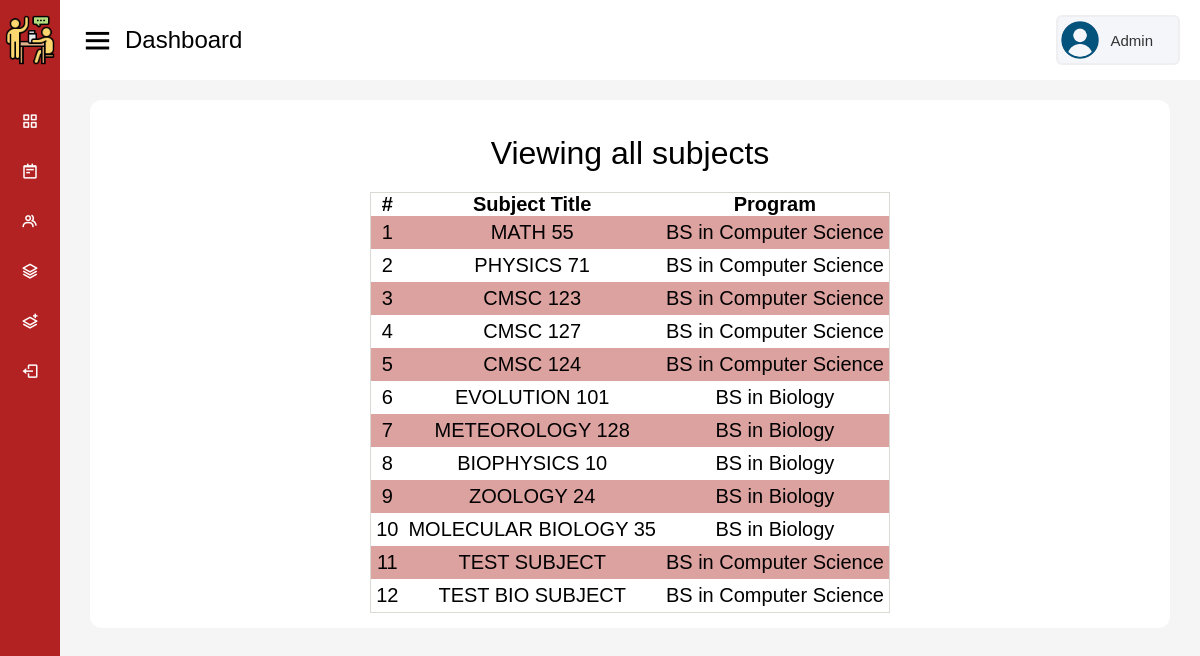
/view-subjects.php (signed in), run on the app's committed database.
### tables this page shows
CREATE TABLE `subject` (
  `subject_id` int(11) NOT NULL,
  `title` varchar(100) NOT NULL,
  `program` varchar(100) NOT NULL
);

### view-subjects.php (the view, shortened to what this page needs)
<?php include("has-session-top.html"); include("server.php");
?>
<div class="sidebar">
    <div class="logo-details">
        <img src="images/tutor.png" alt="banner logo" />
        <span class="logo_name">UP Peer Tutoring</span>
    </div>
    <ul class="nav-links">
        <li>
            <a href="admin-index.php">
                <i class='bx bx-grid-alt' ></i>
                <span class="link_name">Dashboard</span>
            </a>
        </li>
        <li>
            <a href="view-sessions.php">
                <i class='bx bx-notepad' ></i>
                <span class="link_name">View Sessions</span>
            </a>
        </li>
        <li>
            <a href="view-accounts.php">
                <i class='bx bx-group' ></i>
                <span class="link_name">View Accounts</span>
            </a>
        </li>
        <li>
            <a href="view-subjects.php">
                <i class='bx bx-layer' ></i>
                <span class="link_name">View Subjects</span>
            </a>
        </li>
        <li>
            <a href="add-subjects.php">
                <i class='bx bx-layer-plus' ></i>
                <span class="link_name">Add Subjects</span>
            </a>
        </li>
        <li>
            <a href="admin-index.php?admin-logout='1'">
                <i class='bx bx-log-out' ></i>
                <span class="link_name">Logout</span>
            </a>
        </li>
    </ul>
</div>
<section class="home-section">
    <nav>
        <div class="sidebar-button">
           <i class='bx bx-menu sidebarBtn' ></i>
            <span class="dashboard">Dashboard</span>
        </div>
        <div class="profile-details">
            <img src="images/user.png" alt="">
            <span class="user">Admin</span>
        </div>
    </nav>
    <div class="home-content">
        <div class="overview-boxes">
            <div class="box">
                <div class="left-side">
                    <div class="box_topic">
<?php
$query = "SELECT * FROM subject";
$result = mysqli_query($db, $query);
$i = 1;
?>
<table>
<caption>Viewing all subjects</caption>
<tr><th>#</th><th>Subject Title</th><th>Program</th></tr>
<?php
while($row = mysqli_fetch_array($result)){
?>
    <tr><td><?=$i?></td><td><?=$row['title']?></td><td><?=$row['program']?></td></tr>
<?php
    $i++;
}
?>
</table>                    </div>
                </div>
            </div>
        </div>
    </div>
</section>
</body>
</html>

### tutor.css (style rules this page uses)
* { margin: 0; padding: 0; box-sizing: border-box; }
body { min-height: 100vh; width: 100%; font-size: 12pt; font-family: verdana, sans-serif; }
.sidebar { position: fixed; height: 100%; width: 240px; background: #b22222; transition: all 0.5s ease; }
.sidebar .logo-details { height: 80px; width: 100%; display: flex; align-items: center; }
.sidebar .logo-details img { min-width: 50px; margin: 5px; text-align: center; width: 5%; }
.sidebar .logo-details .logo_name { font-size: 24px; font-weight: 700; color: #fff; }
.sidebar .nav-links { margin-top: 16px; }
.sidebar .nav-links li { height: 50px; width: 100%; list-style: none; }
.sidebar .nav-links li a { height: 100%; width: 100%; display: flex; align-items: center; text-decoration: none; transition: all 0.4s ease; }
.sidebar .nav-links li a i { min-width: 60px; text-align: center; color: #fff; font-size: 18px; }
.sidebar .nav-links li a .link_name { color: #fff; font-size: 15px; font-weight: 400; white-space: nowrap; }
.home-section { background: #f5f5f5; position: relative; min-height: 100vh; height: 100%; width: calc(100% - 240px); left: 240px; transition: all 0.5s ease; }
.home-section nav { position: fixed; width: calc(100% - 240px); left: 240px; height: 80px; background: #fff; padding: 0 20px; display: flex; align-items: center; justify-content: space-between; transition: all 0.5s ease; }
.home-section nav .sidebar-button { display: flex; align-items: center; font-size: 24px; font-weight: 500; }
.home-section nav .sidebar-button i { font-size: 35px; margin-right: 10px; }
.home-section nav .profile-details { display: flex; align-items: center; height: 50px; min-width: 120px; background: #F5F6FA; border: 2px solid #EFEEF1; border-radius: 6px; padding: 0 15px 0 2px; }
nav .profile-details img { height: 40px; width: 40px; object-fit: cover; border-radius: 6px; }
nav .profile-details .user { font-size: 15px; font-weight: 500; color: #333; margin: 0 10px; white-space: nowrap; }
.home-section .home-content { padding-top: 100px; }
.home-content .overview-boxes { display: flex; width: 100%; padding: 0 30px; flex-wrap: wrap; }
.home-content .overview-boxes .box { width: 100%; display: flex; align-items: center; justify-content: center; padding: 15px 14px; background: #fff; border-radius: 12px; }
.home-content .overview-boxes .box_topic { font-size: 20px; font-weight: 500; }
@media (max-width: 1216px) { .sidebar { width: 60px; } }
@media (max-width: 1216px) { .home-section { width: calc(100% - 60px); left: 60px; } }
@media (max-width: 1216px) { .home-section nav { width: calc(100% - 60px); left: 60px; } }
table { border: 1px solid #dad9d4; margin: auto; border-collapse: collapse; width: 100%; }
td { text-align: center; padding: 5px; }
tr:nth-child(even) { background-color: #dca2a0; }
caption { font-size: 24pt; margin-top: 20px; margin-bottom: 20px; text-align: center; }

### data on the page
subject: title "MATH 55", program "BS in Computer Science"
subject: title "PHYSICS 71", program "BS in Computer Science"
subject: title "CMSC 123", program "BS in Computer Science"
subject: title "CMSC 127", program "BS in Computer Science"
subject: title "CMSC 124", program "BS in Computer Science"
subject: title "EVOLUTION 101", program "BS in Biology"
subject: title "METEOROLOGY 128", program "BS in Biology"
subject: title "BIOPHYSICS 10", program "BS in Biology"
subject: title "ZOOLOGY 24", program "BS in Biology"
subject: title "MOLECULAR BIOLOGY 35", program "BS in Biology"
subject: title "TEST SUBJECT", program "BS in Computer Science"
subject: title "TEST BIO SUBJECT", program "BS in Computer Science"
